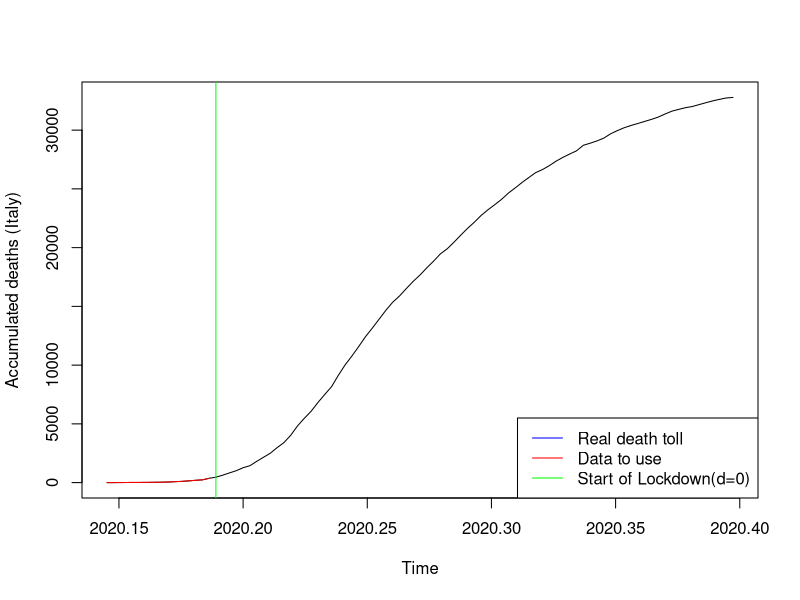
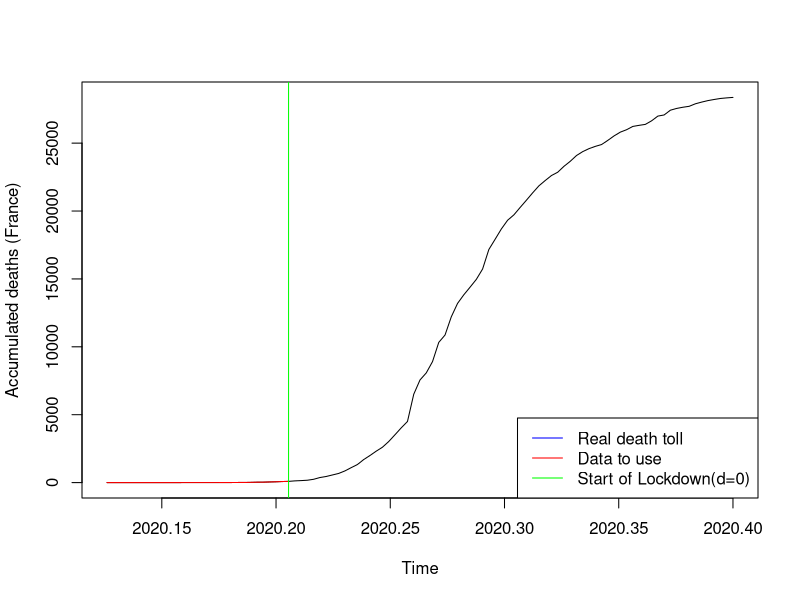
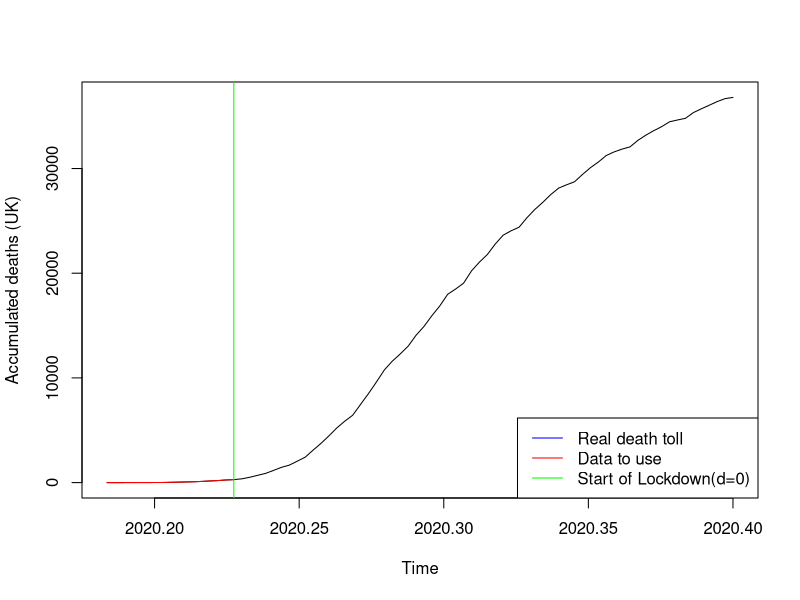
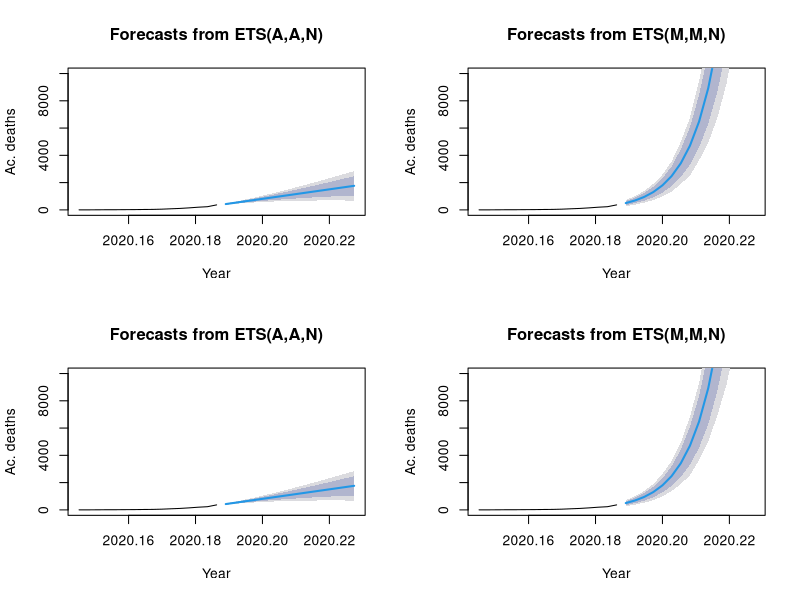
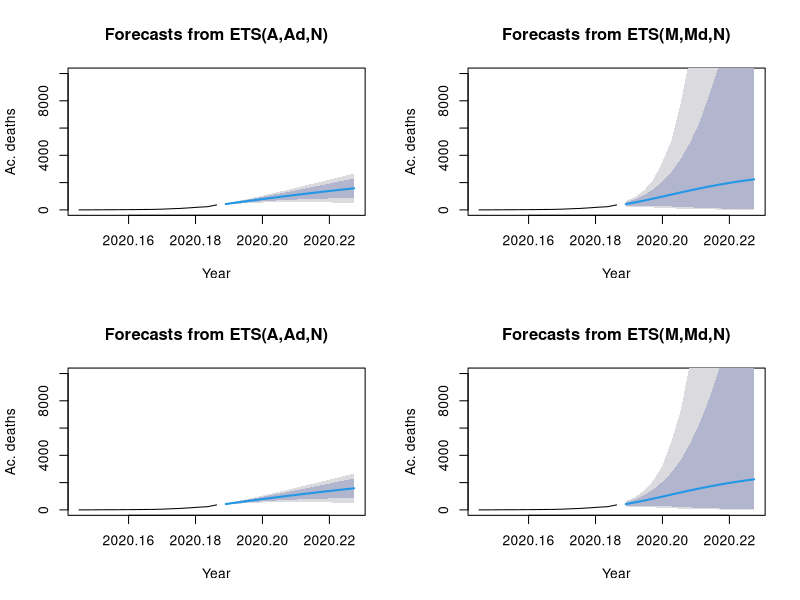
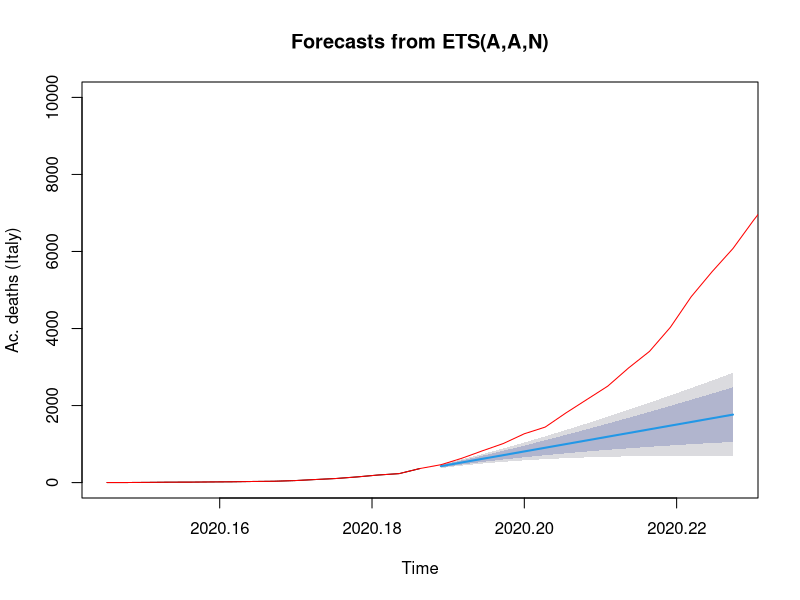
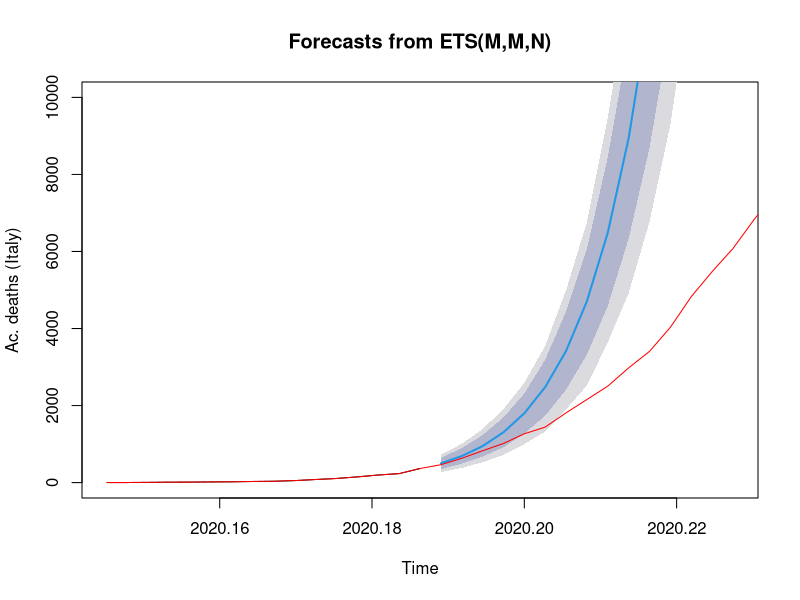
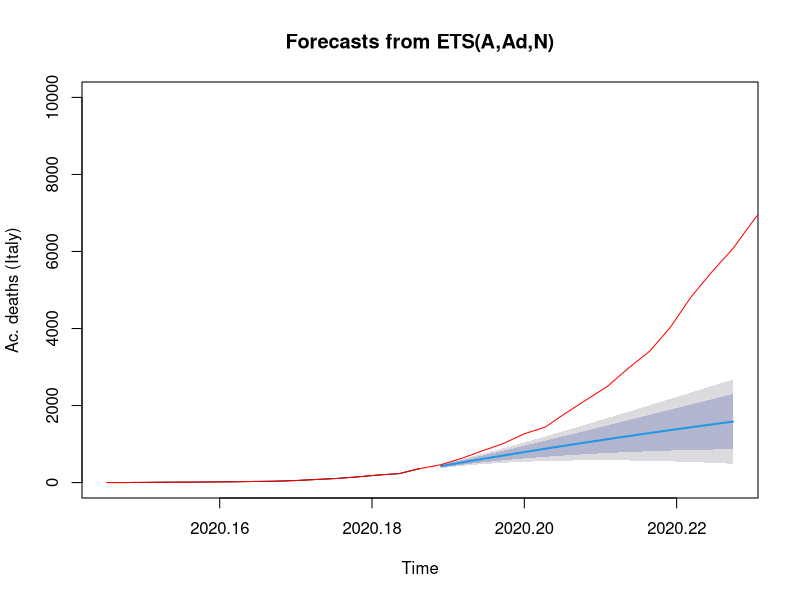

Write R code to recreate these figures, in order.
## ---- chunk 1
covid_data <- read.csv("COVID_data_v3.csv", header=TRUE, sep=",")
#ProjectData <- data.matrix(ProjectData) 
#ProjectData_INITIAL <- ProjectData
## ---- chunk 2
t0_IT=2020+53/365 #day of first casualty
P=15 #predicted days
cIT2_0 <- ts((covid_data$Cdeaths_IT[54:69]),start=t0_IT, frequency=365) #t=0 @ day69. +14d #before it was starting at 45
cIT3 <- ts((covid_data$Cdeaths_IT[54:146]),start=t0_IT, frequency=365)

plot(cIT3, xlab="Time", ylab="Accumulated deaths (Italy)")
lines(cIT2_0, col="red")
abline(v=2020+69/365, col="green")
legend("bottomright", legend=c("Real death toll","Data to use", "Start of Lockdown(d=0)"), col=c("blue", "red","green"), lty=1)
## ---- chunk 3
#French Data
t0_FR <- 2020+46/365
cFRA2_0 <- ts(covid_data$Cdeaths_FRA[46:75],start=t0_FR, frequency=365) #t=0 @ day75, March 15th #before it was starting at 45
cFRA3 <- ts(covid_data$Cdeaths_FRA[46:146],start=t0_FR, frequency=365)

plot(cFRA3, xlab="Time", ylab="Accumulated deaths (France)")
lines(cFRA2_0, col="red")
abline(v=2020+75/365, col="green")
legend("bottomright", legend=c("Real death toll","Data to use", "Start of Lockdown(d=0)"), col=c("blue", "red","green"), lty=1)
## ---- chunk 4
#UK Data

t0_UK=2020+67/365
cUK2_0 <- ts(covid_data$Cdeaths_UK[67:83],start=t0_UK, frequency=365) #t=0 @ day83. +0d
cUK3 <- ts(covid_data$Cdeaths_UK[67:146],start=t0_UK, frequency=365)

plot(cUK3, xlab="Time", ylab="Accumulated deaths (UK)")
lines(cUK2_0, col="red")
abline(v=2020+83/365, col="green")
legend("bottomright", legend=c("Real death toll","Data to use", "Start of Lockdown(d=0)"), col=c("blue", "red","green"), lty=1)


## ---- chunk 5
library(forecast)
#Italy
cIT2_0_AAN <- ets(cIT2_0, model="AAN", damped=FALSE)
cIT2_0_AAZ <- ets(cIT2_0, model="AAZ", damped=FALSE)
cIT2_0_MMN <- ets(cIT2_0, model="MMN", damped=FALSE)
cIT2_0_MMZ <- ets(cIT2_0, model="MMZ", damped=FALSE)

cIT2_0_AAND <- ets(cIT2_0, model="AAN", damped=TRUE)
cIT2_0_AAZD <- ets(cIT2_0, model="AAZ", damped=TRUE)
cIT2_0_MMND <- ets(cIT2_0, model="MMN", damped=TRUE)
cIT2_0_MMZD <- ets(cIT2_0, model="MMZ", damped=TRUE)


# Create their prediction "cones" for 360 months (30 years) into the future with quintile confidence intervals
## ---- chunk 6
cIT2_0_AAN_pred <- forecast(cIT2_0_AAN, h=P, level=c(0.8, 0.95))
cIT2_0_AAZ_pred <- forecast(cIT2_0_AAZ, h=P, level=c(0.8, 0.95))
cIT2_0_MMN_pred <- forecast(cIT2_0_MMN, h=P, level=c(0.8, 0.95))
cIT2_0_MMZ_pred <- forecast(cIT2_0_MMZ, h=P, level=c(0.8, 0.95))

cIT2_0_AAND_pred <- forecast(cIT2_0_AAND, h=P, level=c(0.8, 0.95))
cIT2_0_AAZD_pred <- forecast(cIT2_0_AAZD, h=P, level=c(0.8, 0.95))
cIT2_0_MMND_pred <- forecast(cIT2_0_MMND, h=P, level=c(0.8, 0.95))
cIT2_0_MMZD_pred <- forecast(cIT2_0_MMZD, h=P, level=c(0.8, 0.95))
## ---- chunk 7
cIT2_0_tbats <- tbats(cIT2_0)
cIT2_0_tbats_pred <-forecast(cIT2_0_tbats, h=30, level=c(0.8, 0.95))
## ---- chunk 8
cIT2_0_ARIMA <- auto.arima(cIT2_0,seasonal=FALSE)
cIT2_0_ARIMA_pred <- forecast(cIT2_0_ARIMA,P)
## ---- chunk 9
par(mfrow=c(2,2)) # This command sets the plot window to show 1 row of 4 plots
plot(cIT2_0_AAN_pred, xlab="Year", ylab="Ac. deaths", ylim=c(0,10000))
plot(cIT2_0_MMN_pred, xlab="Year", ylab="Ac. deaths", ylim=c(0,10000))
plot(cIT2_0_AAZ_pred, xlab="Year", ylab="Ac. deaths", ylim=c(0,10000))
plot(cIT2_0_MMZ_pred, xlab="Year", ylab="Ac. deaths", ylim=c(0,10000))

par(mfrow=c(2,2)) # This command sets the plot window to show 1 row of 4 plots
plot(cIT2_0_AAND_pred, xlab="Year", ylab="Ac. deaths", ylim=c(0,10000))
plot(cIT2_0_MMND_pred, xlab="Year", ylab="Ac. deaths", ylim=c(0,10000))
plot(cIT2_0_AAZD_pred, xlab="Year", ylab="Ac. deaths", ylim=c(0,10000))
plot(cIT2_0_MMZD_pred, xlab="Year", ylab="Ac. deaths", ylim=c(0,10000))
## ---- chunk 10
par(mfrow=c(1,1)) # This command sets the plot window to show 1 row of 1 plots
plot(cIT2_0_AAN_pred, xlab="Time", ylab="Ac. deaths (Italy)", ylim=c(0,10000))
lines(cIT3, col="red")

par(mfrow=c(1,1)) # This command sets the plot window to show 1 row of 1 plots
plot(cIT2_0_MMN_pred, xlab="Time", ylab="Ac. deaths (Italy)", ylim=c(0,10000))
lines(cIT3, col="red")

par(mfrow=c(1,1)) # This command sets the plot window to show 1 row of 1 plots
plot(cIT2_0_AAND_pred, xlab="Time", ylab="Ac. deaths (Italy)", ylim=c(0,10000))
lines(cIT3, col="red")

par(mfrow=c(1,1)) # This command sets the plot window to show 1 row of 1 plots
plot(cIT2_0_MMND_pred, xlab="Time", ylab="Ac. deaths (Italy)", ylim=c(0,10000))
lines(cIT3, col="red")
## ---- chunk 11
par(mfrow=c(1,1)) # This command sets the plot window to show 1 row of 1 plots
plot(cIT2_0_tbats_pred, xlab="Time", ylab="Ac. deaths (Italy)")
lines(cIT3, col="red")
## ---- chunk 12
par(mfrow=c(1,1)) # This command sets the plot window to show 1 row of 1 plots
plot(cIT2_0_ARIMA_pred, xlab="Time", ylab="Ac. deaths (Italy)")
lines(cIT3, col="red")


## ---- chunk 13
###
### Comparing models -- Time series Cross Validation (Rolling Horizon Holdout)
###

f_AANF  <- function(y, h) forecast(ets(y, model="AAN"), h = h)
errors_AANF <- tsCV(cIT2_0, f_AANF, h=1, window=15)

f_MMNF<- function(y, h) forecast(ets(y, model="MMN"), h = h)
errors_MMNF <- tsCV(cIT2_0, f_MMNF, h=1, window=15)

f_AAND  <- function(y, h) forecast(ets(y, model="AAN", damped=TRUE), h = h)
errors_AAND <- tsCV(cIT2_0, f_AAND, h=1, window=15)

f_MMND  <- function(y, h) forecast(ets(y, model="MMN", damped=TRUE), h = h)
errors_MMND <- tsCV(cIT2_0, f_MMND, h=1, window=15)

f_TBATS  <- function(y, h) forecast(tbats(y), h = h)
errors_TBATS <- tsCV(cIT2_0, f_TBATS, h=1, window=15)

f_ARIMA  <- function(y, h) forecast(auto.arima(y), h = h)
errors_ARIMA <- tsCV(cIT2_0, f_ARIMA, h=1, window=15)


#par(mfrow=c(1,1)) 
#plot(errors_AANF, ylab='tsCV errors')
#abline(0,0)
#lines(errors_MMNF, col="red")
#lines(errors_AAND, col="green")
#lines(errors_MMND, col="blue")
#lines(errors_TBATS, col="grey")
#lines(errors_ARIMA, col="orange")
#legend("left", legend=c("CV_error_AANF", "CV_error_MMNF","CV_error_AAND","CV_error_MMND", "CV_error_TBATS", "CV_error_ARIMA"), #col=c("black", "red", "green", "blue", "grey", "orange"), lty=1:4)
## ---- chunk 14
mean(abs(errors_AANF/cIT2_0), na.rm=TRUE)*100
mean(abs(errors_MMNF/cIT2_0), na.rm=TRUE)*100
mean(abs(errors_AAND/cIT2_0), na.rm=TRUE)*100
mean(abs(errors_MMND/cIT2_0), na.rm=TRUE)*100
mean(abs(errors_TBATS/cIT2_0), na.rm=TRUE)*100
mean(abs(errors_ARIMA/cIT2_0), na.rm=TRUE)*100

## ---- chunk 15
par(mfrow=c(1,1)) # This command sets the plot window to show 1 row of 1 plots
plot(cIT2_0_MMN_pred, xlab="Time", ylab="Ac. deaths (Italy)", ylim=c(0,10000))
lines(cIT3, col="red")
## ---- chunk 16
library(forecast)
#Italy
cFRA2_0_AAN <- ets(cFRA2_0, model="AAN", damped=FALSE)
cFRA2_0_AAZ <- ets(cFRA2_0, model="AAZ", damped=FALSE)
cFRA2_0_MMN <- ets(cFRA2_0, model="MMN", damped=FALSE)
cFRA2_0_MMZ <- ets(cFRA2_0, model="MMZ", damped=FALSE)

cFRA2_0_AAND <- ets(cFRA2_0, model="AAN", damped=TRUE)
cFRA2_0_AAZD <- ets(cFRA2_0, model="AAZ", damped=TRUE)
cFRA2_0_MMND <- ets(cFRA2_0, model="MMN", damped=TRUE)
cFRA2_0_MMZD <- ets(cFRA2_0, model="MMZ", damped=TRUE)


# Create their prediction "cones" for 360 months (30 years) into the future with quintile confidence intervals
cFRA2_0_AAN_pred <- forecast(cFRA2_0_AAN, h=P, level=c(0.8, 0.95))
cFRA2_0_AAZ_pred <- forecast(cFRA2_0_AAZ, h=P, level=c(0.8, 0.95))
cFRA2_0_MMN_pred <- forecast(cFRA2_0_MMN, h=P, level=c(0.8, 0.95))
cFRA2_0_MMZ_pred <- forecast(cFRA2_0_MMZ, h=P, level=c(0.8, 0.95))

cFRA2_0_AAND_pred <- forecast(cFRA2_0_AAND, h=P, level=c(0.8, 0.95))
cFRA2_0_AAZD_pred <- forecast(cFRA2_0_AAZD, h=P, level=c(0.8, 0.95))
cFRA2_0_MMND_pred <- forecast(cFRA2_0_MMND, h=P, level=c(0.8, 0.95))
cFRA2_0_MMZD_pred <- forecast(cFRA2_0_MMZD, h=P, level=c(0.8, 0.95))

cFRA2_0_tbats <- tbats(cFRA2_0)
cFRA2_0_tbats_pred <-forecast(cFRA2_0_tbats, h=30, level=c(0.8, 0.95))

cFRA2_0_ARIMA <- auto.arima(cFRA2_0,seasonal=FALSE)
cFRA2_0_ARIMA_pred <- forecast(cFRA2_0_ARIMA,P)


#par(mfrow=c(1,1)) # This command sets the plot window to show 1 row of 1 plots
#plot(cFRA2_0_AAN_pred, xlab="Time", ylab="Ac. deaths (FR)", ylim=c(0,10000))
#lines(cFRA3, col="red")

#par(mfrow=c(1,1)) # This command sets the plot window to show 1 row of 1 plots
#plot(cFRA2_0_MMN_pred, xlab="Time", ylab="Ac. deaths (FR)", ylim=c(0,10000))
#lines(cFRA3, col="red")

#par(mfrow=c(1,1)) # This command sets the plot window to show 1 row of 1 plots
#plot(cFRA2_0_AAND_pred, xlab="Time", ylab="Ac. deaths (FR)", ylim=c(0,10000))
#lines(cFRA3, col="red")

#par(mfrow=c(1,1)) # This command sets the plot window to show 1 row of 1 plots
#plot(cFRA2_0_MMND_pred, xlab="Time", ylab="Ac. deaths (FR)", ylim=c(0,10000))
#lines(cFRA3, col="red")

#par(mfrow=c(1,1)) # This command sets the plot window to show 1 row of 1 plots
#plot(cFRA2_0_tbats_pred, xlab="Time", ylab="Ac. deaths (FR)")
#lines(cFRA3, col="red")

#par(mfrow=c(1,1)) # This command sets the plot window to show 1 row of 1 plots
#plot(cFRA2_0_ARIMA_pred, xlab="Time", ylab="Ac. deaths (FR)")
#lines(cFRA3, col="red")


## ---- chunk 17
###
### Comparing models -- Time series Cross Validation (Rolling Horizon Holdout)
###

f_AANF  <- function(y, h) forecast(ets(y, model="AAN"), h = h)
errors_AANF <- tsCV(cFRA2_0, f_AANF, h=1, window=15)

f_MMNF<- function(y, h) forecast(ets(y, model="MMN"), h = h)
errors_MMNF <- tsCV(cFRA2_0, f_MMNF, h=1, window=15)

f_AAND  <- function(y, h) forecast(ets(y, model="AAN", damped=TRUE), h = h)
errors_AAND <- tsCV(cFRA2_0, f_AAND, h=1, window=15)

f_MMND  <- function(y, h) forecast(ets(y, model="MMN", damped=TRUE), h = h)
errors_MMND <- tsCV(cFRA2_0, f_MMND, h=1, window=15)

f_TBATS  <- function(y, h) forecast(tbats(y), h = h)
errors_TBATS <- tsCV(cFRA2_0, f_TBATS, h=1, window=15)

f_ARIMA  <- function(y, h) forecast(auto.arima(y), h = h)
errors_ARIMA <- tsCV(cFRA2_0, f_ARIMA, h=1, window=15)


#par(mfrow=c(1,1)) 
#plot(errors_AANF, ylab='tsCV errors')
#abline(0,0)
#lines(errors_MMNF, col="red")
#lines(errors_AAND, col="green")
#lines(errors_MMND, col="blue")
#lines(errors_TBATS, col="grey")
#lines(errors_ARIMA, col="orange")
#legend("left", legend=c("CV_error_AANF", "CV_error_MMNF","CV_error_AAND","CV_error_MMND", "CV_error_TBATS", "CV_error_ARIMA"), #col=c("black", "red", "green", "blue", "grey", "orange"), lty=1:4)
## ---- chunk 18

mean(abs(errors_AANF/cFRA2_0), na.rm=TRUE)*100
mean(abs(errors_MMNF/cFRA2_0), na.rm=TRUE)*100
mean(abs(errors_AAND/cFRA2_0), na.rm=TRUE)*100
mean(abs(errors_MMND/cFRA2_0), na.rm=TRUE)*100
mean(abs(errors_TBATS/cFRA2_0), na.rm=TRUE)*100
mean(abs(errors_ARIMA/cFRA2_0), na.rm=TRUE)*100

## ---- chunk 19
par(mfrow=c(1,1)) # This command sets the plot window to show 1 row of 1 plots
plot(cFRA2_0_tbats_pred, xlab="Time", ylab="Ac. deaths (FR)", ylim=c(0,10000))
lines(cFRA3, col="red")
## ---- chunk 20
library(forecast)
#Italy
cUK2_0_AAN <- ets(cUK2_0, model="AAN", damped=FALSE)
cUK2_0_AAZ <- ets(cUK2_0, model="AAZ", damped=FALSE)
cUK2_0_MMN <- ets(cUK2_0, model="MMN", damped=FALSE)
cUK2_0_MMZ <- ets(cUK2_0, model="MMZ", damped=FALSE)

cUK2_0_AAND <- ets(cUK2_0, model="AAN", damped=TRUE)
cUK2_0_AAZD <- ets(cUK2_0, model="AAZ", damped=TRUE)
cUK2_0_MMND <- ets(cUK2_0, model="MMN", damped=TRUE)
cUK2_0_MMZD <- ets(cUK2_0, model="MMZ", damped=TRUE)


# Create their prediction "cones" for 360 months (30 years) into the future with quintile confidence intervals
cUK2_0_AAN_pred <- forecast(cUK2_0_AAN, h=P, level=c(0.8, 0.95))
cUK2_0_AAZ_pred <- forecast(cUK2_0_AAZ, h=P, level=c(0.8, 0.95))
cUK2_0_MMN_pred <- forecast(cUK2_0_MMN, h=P, level=c(0.8, 0.95))
cUK2_0_MMZ_pred <- forecast(cUK2_0_MMZ, h=P, level=c(0.8, 0.95))

cUK2_0_AAND_pred <- forecast(cUK2_0_AAND, h=P, level=c(0.8, 0.95))
cUK2_0_AAZD_pred <- forecast(cUK2_0_AAZD, h=P, level=c(0.8, 0.95))
cUK2_0_MMND_pred <- forecast(cUK2_0_MMND, h=P, level=c(0.8, 0.95))
cUK2_0_MMZD_pred <- forecast(cUK2_0_MMZD, h=P, level=c(0.8, 0.95))

cUK2_0_tbats <- tbats(cUK2_0)
cUK2_0_tbats_pred <-forecast(cUK2_0_tbats, h=30, level=c(0.8, 0.95))

cUK2_0_ARIMA <- auto.arima(cUK2_0,seasonal=FALSE)
cUK2_0_ARIMA_pred <- forecast(cUK2_0_ARIMA,P)

#par(mfrow=c(2,2)) # This command sets the plot window to show 1 row of 4 plots
#plot(cUK2_0_AAN_pred, xlab="Year", ylab="Ac. deaths", ylim=c(0,10000))
#plot(cUK2_0_MMN_pred, xlab="Year", ylab="Ac. deaths", ylim=c(0,10000))
#plot(cUK2_0_AAZ_pred, xlab="Year", ylab="Ac. deaths", ylim=c(0,10000))
#plot(cUK2_0_MMZ_pred, xlab="Year", ylab="Ac. deaths", ylim=c(0,10000))

#par(mfrow=c(2,2)) # This command sets the plot window to show 1 row of 4 plots
#plot(cUK2_0_AAND_pred, xlab="Year", ylab="Ac. deaths", ylim=c(0,10000))
#plot(cUK2_0_MMND_pred, xlab="Year", ylab="Ac. deaths", ylim=c(0,10000))
#plot(cUK2_0_AAZD_pred, xlab="Year", ylab="Ac. deaths", ylim=c(0,10000))
#plot(cUK2_0_MMZD_pred, xlab="Year", ylab="Ac. deaths", ylim=c(0,10000))

#par(mfrow=c(1,1)) # This command sets the plot window to show 1 row of 1 plots
#plot(cUK2_0_AAN_pred, xlab="Time", ylab="Ac. deaths (UK)", ylim=c(0,10000))
#lines(cUK3, col="red")

#par(mfrow=c(1,1)) # This command sets the plot window to show 1 row of 1 plots
#plot(cUK2_0_MMN_pred, xlab="Time", ylab="Ac. deaths (UK)", ylim=c(0,10000))
#lines(cUK3, col="red")

#par(mfrow=c(1,1)) # This command sets the plot window to show 1 row of 1 plots
#plot(cUK2_0_AAND_pred, xlab="Time", ylab="Ac. deaths (UK)", ylim=c(0,10000))
#lines(cUK3, col="red")

#par(mfrow=c(1,1)) # This command sets the plot window to show 1 row of 1 plots
#plot(cUK2_0_MMND_pred, xlab="Time", ylab="Ac. deaths (UK)", ylim=c(0,10000))
#lines(cUK3, col="red")

#par(mfrow=c(1,1)) # This command sets the plot window to show 1 row of 1 plots
#plot(cUK2_0_tbats_pred, xlab="Time", ylab="Ac. deaths (UK)")
#lines(cUK3, col="red")

#par(mfrow=c(1,1)) # This command sets the plot window to show 1 row of 1 plots
#plot(cUK2_0_ARIMA_pred, xlab="Time", ylab="Ac. deaths (UK)")
#lines(cUK3, col="red")


## ---- chunk 21
###
### Comparing models -- Time series Cross Validation (Rolling Horizon Holdout)
###

f_AANF  <- function(y, h) forecast(ets(y, model="AAN"), h = h)
errors_AANF <- tsCV(cUK2_0, f_AANF, h=1, window=15)

f_MMNF<- function(y, h) forecast(ets(y, model="MMN"), h = h)
errors_MMNF <- tsCV(cUK2_0, f_MMNF, h=1, window=15)

f_AAND  <- function(y, h) forecast(ets(y, model="AAN", damped=TRUE), h = h)
errors_AAND <- tsCV(cUK2_0, f_AAND, h=1, window=15)

f_MMND  <- function(y, h) forecast(ets(y, model="MMN", damped=TRUE), h = h)
errors_MMND <- tsCV(cUK2_0, f_MMND, h=1, window=15)

f_TBATS  <- function(y, h) forecast(tbats(y), h = h)
errors_TBATS <- tsCV(cUK2_0, f_TBATS, h=1, window=15)

f_ARIMA  <- function(y, h) forecast(auto.arima(y), h = h)
errors_ARIMA <- tsCV(cUK2_0, f_ARIMA, h=1, window=15)


#par(mfrow=c(1,1)) 
#plot(errors_AANF, ylab='tsCV errors')
#abline(0,0)
#lines(errors_MMNF, col="red")
#lines(errors_AAND, col="green")
#lines(errors_MMND, col="blue")
#lines(errors_TBATS, col="grey")
#lines(errors_ARIMA, col="orange")
#legend("left", legend=c("CV_error_AANF", "CV_error_MMNF","CV_error_AAND","CV_error_MMND", "CV_error_TBATS", "CV_error_ARIMA"), #col=c("black", "red", "green", "blue", "grey", "orange"), lty=1:4)
## ---- chunk 22

mean(abs(errors_AANF/cUK2_0), na.rm=TRUE)*100
mean(abs(errors_MMNF/cUK2_0), na.rm=TRUE)*100
mean(abs(errors_AAND/cUK2_0), na.rm=TRUE)*100
mean(abs(errors_MMND/cUK2_0), na.rm=TRUE)*100
mean(abs(errors_TBATS/cUK2_0), na.rm=TRUE)*100
mean(abs(errors_ARIMA/cUK2_0), na.rm=TRUE)*100

## ---- chunk 23
par(mfrow=c(1,1)) # This command sets the plot window to show 1 row of 1 plots
plot(cUK2_0_tbats_pred, xlab="Time", ylab="Ac. deaths (UK)", ylim=c(0,10000))
lines(cUK3, col="red")
## ---- chunk 24

library(forecast)

####################
###ITALY ANALYSIS###
####################

#covid_data<-read.csv(file.choose(), header=TRUE, sep=",")

t0=2020+53/365
P=15 #predicted days
#FRA <- ts(covid_data$deaths_IT,start=0, frequency=1)
cIT <- ts(covid_data$Cdeaths_IT,start=0, frequency=1)
cIT_14 <- ts(covid_data$Cdeaths_IT[54:83],start=t0, frequency=365) #t=0 @ day69. +14d #before it was starting at 45
cIT_F <- ts(covid_data$Cdeaths_IT[54:148],start=t0, frequency=365)   # a supprimer 

#plot(cIT_F)
#lines(cIT_14, col="red")

cIT_14_AAN <- ets(cIT_14, model="AAN", damped=FALSE)
cIT_14_AAZ <- ets(cIT_14, model="AAZ", damped=FALSE)
cIT_14_MMN <- ets(cIT_14, model="MMN", damped=FALSE)
cIT_14_MMZ <- ets(cIT_14, model="MMZ", damped=FALSE)

cIT_14_AAND <- ets(cIT_14, model="AAN", damped=TRUE)
cIT_14_AAZD <- ets(cIT_14, model="AAZ", damped=TRUE)
cIT_14_MMND <- ets(cIT_14, model="MMN", damped=TRUE)
cIT_14_MMZD <- ets(cIT_14, model="MMZ", damped=TRUE)

# Create their prediction "cones" for 360 months (30 years) into the future with quintile confidence intervals
cIT_14_AAN_pred <- forecast(cIT_14_AAN, h=30, level=c(0.8, 0.95))
cIT_14_AAZ_pred <- forecast(cIT_14_AAZ, h=30, level=c(0.8, 0.95))
cIT_14_MMN_pred <- forecast(cIT_14_MMN, h=30, level=c(0.8, 0.95))
cIT_14_MMZ_pred <- forecast(cIT_14_MMZ, h=30, level=c(0.8, 0.95))

cIT_14_AAND_pred <- forecast(cIT_14_AAND, h=30, level=c(0.8, 0.95))
cIT_14_AAZD_pred <- forecast(cIT_14_AAZD, h=30, level=c(0.8, 0.95))
cIT_14_MMND_pred <- forecast(cIT_14_MMND, h=30, level=c(0.8, 0.95))
cIT_14_MMZD_pred <- forecast(cIT_14_MMZD, h=30, level=c(0.8, 0.95))

cIT_14_tbats <- tbats(cIT_14)
cIT_14_tbats_pred <-forecast(cIT_14_tbats, h=30, level=c(0.8, 0.95))
par(mfrow=c(1,1))

cIT_14_ARIMA <- auto.arima(cIT_14,seasonal=FALSE)
cIT_14_ARIMA_pred <- forecast(cIT_14_ARIMA,30)

#par(mfrow=c(3,2)) # This command sets the plot window to show 1 row of 4 plots
#plot(cIT_14_AAN_pred, xlab="Year", ylab="Acummulated deaths", ylim=c(0,100000))
#lines(cIT_F, col="red")
#plot(cIT_14_MMN_pred, xlab="Year", ylab="Acummulated deaths", ylim=c(0,100000))
#lines(cIT_F, col="red")
#plot(cIT_14_AAND_pred, xlab="Year", ylab="Acummulated deaths", ylim=c(0,100000))
#lines(cIT_F, col="red")
#plot(cIT_14_MMND_pred, xlab="Year", ylab="Acummulated deaths", ylim=c(0,100000))
#lines(cIT_F, col="red")
#plot(cIT_14_tbats_pred, xlab="Year", ylab="Predicted Electric Rate", ylim=c(0,100000))
#lines(cIT_F, col="red")
#plot(cIT_14_ARIMA_pred, ylim=c(0,100000))
#lines(cIT_F, col="red")

###
### Comparing models -- Time series Cross Validation (Rolling Horizon Holdout)
###

f_AANF  <- function(y, h) forecast(ets(y, model="AAN"), h = h)
errors_AANF <- tsCV(cIT_14, f_AANF, h=1, window=15)

f_MMNF<- function(y, h) forecast(ets(y, model="MMN"), h = h)
errors_MMNF <- tsCV(cIT_14, f_MMNF, h=1, window=15)

f_AAND  <- function(y, h) forecast(ets(y, model="AAN", damped=TRUE), h = h)
errors_AAND <- tsCV(cIT_14, f_AAND, h=1, window=15)

f_MMND  <- function(y, h) forecast(ets(y, model="MMN", damped=TRUE), h = h)
errors_MMND <- tsCV(cIT_14, f_MMND, h=1, window=15)

f_TBATS  <- function(y, h) forecast(tbats(y), h = h)
errors_TBATS <- tsCV(cIT_14, f_TBATS, h=1, window=15)

f_ARIMA  <- function(y, h) forecast(auto.arima(y), h = h)
errors_ARIMA <- tsCV(cIT_14, f_ARIMA, h=1, window=15)


#par(mfrow=c(1,1)) 
#plot(errors_AANF, ylab='tsCV errors')
#abline(0,0)
#lines(errors_MMNF, col="red")
#lines(errors_AAND, col="green")
#lines(errors_MMND, col="blue")
#lines(errors_TBATS, col="grey")
#lines(errors_ARIMA, col="orange")
#legend("left", legend=c("CV_error_AANF", "CV_error_MMNF","CV_error_AAND","CV_error_MMND", "CV_error_TBATS", "CV_error_ARIMA"), col=c("black", "red", "green", "blue", "grey", "orange"), lty=1:4)

#mean(abs(errors_AANF/cIT_14), na.rm=TRUE)*100
#mean(abs(errors_MMNF/cIT_14), na.rm=TRUE)*100
#mean(abs(errors_AAND/cIT_14), na.rm=TRUE)*100
#mean(abs(errors_MMND/cIT_14), na.rm=TRUE)*100
#mean(abs(errors_TBATS/cIT_14), na.rm=TRUE)*100
#mean(abs(errors_ARIMA/cIT_14), na.rm=TRUE)*100
## ---- chunk 25

# Print the mean and confidence intervals for the MMZ model
# cIT_14_MMND_pred

# Export the results out
write.csv(cIT_14_MMND_pred, file = "IT no lockdown+14d (MMND) .csv") # export the selected model's predictions into a CSV file

plot(cIT_14_MMND_pred, xlab="Year", ylab="Italy Acummulated deaths", ylim=c(0,250000))
lines(cIT_F, col="red")
abline(v=2020+69/365, col="green")
legend("left", legend=c("Best fitted model","Real death toll", "Start of Lockdown"), col=c("blue", "red","green"), lty=1)


## ---- chunk 26
#####################
###France ANALYSIS###
####################


t0=2020+53/365
#P=15 #predicted days, à supprimer? 
#cFRA <- ts(covid_data$Cdeaths_IT,start=0, frequency=1)
cFRA_14 <- ts(covid_data$Cdeaths_IT[58:89],start=t0, frequency=365) #t=0 @ day75. +14d 
cFRA_F <- ts(covid_data$Cdeaths_IT[58:148],start=t0, frequency=365)   # a supprimer?

#plot(cFRA_F)
#lines(cFRA_14, col="red")

cFRA_14_AAN <- ets(cFRA_14, model="AAN", damped=FALSE)
cFRA_14_AAZ <- ets(cFRA_14, model="AAZ", damped=FALSE)
cFRA_14_MMN <- ets(cFRA_14, model="MMN", damped=FALSE)
cFRA_14_MMZ <- ets(cFRA_14, model="MMZ", damped=FALSE)

cFRA_14_AAND <- ets(cFRA_14, model="AAN", damped=TRUE)
cFRA_14_AAZD <- ets(cFRA_14, model="AAZ", damped=TRUE)
cFRA_14_MMND <- ets(cFRA_14, model="MMN", damped=TRUE)
cFRA_14_MMZD <- ets(cFRA_14, model="MMZ", damped=TRUE)

# Create their prediction "cones" for 360 months (30 years) into the future with quintile confidence intervals
cFRA_14_AAN_pred <- forecast(cFRA_14_AAN, h=30, level=c(0.8, 0.95))
cFRA_14_AAZ_pred <- forecast(cFRA_14_AAZ, h=30, level=c(0.8, 0.95))
cFRA_14_MMN_pred <- forecast(cFRA_14_MMN, h=30, level=c(0.8, 0.95))
cFRA_14_MMZ_pred <- forecast(cFRA_14_MMZ, h=30, level=c(0.8, 0.95))

cFRA_14_AAND_pred <- forecast(cFRA_14_AAND, h=30, level=c(0.8, 0.95))
cFRA_14_AAZD_pred <- forecast(cFRA_14_AAZD, h=30, level=c(0.8, 0.95))
cFRA_14_MMND_pred <- forecast(cFRA_14_MMND, h=30, level=c(0.8, 0.95))
cFRA_14_MMZD_pred <- forecast(cFRA_14_MMZD, h=30, level=c(0.8, 0.95))

cFRA_14_tbats <- tbats(cFRA_14)
cFRA_14_tbats_pred <-forecast(cFRA_14_tbats, h=30, level=c(0.8, 0.95))
par(mfrow=c(1,1))
#plot(cFRA_14_tbats_pred, xlab="Year", ylab="Predicted Electric Rate")
#lines(cFRA_F, col="red")

cFRA_14_ARIMA <- auto.arima(cFRA_14,seasonal=FALSE)
cFRA_14_ARIMA_pred <- forecast(cFRA_14_ARIMA,30)
#plot(cFRA_14_ARIMA_pred)
#lines(cFRA_F, col="red")

#par(mfrow=c(3,2)) # This command sets the plot window to show 1 row of 4 plots
#plot(cFRA_14_AAN_pred, xlab="Year", ylab="Acummulated deaths", ylim=c(0,100000))
#lines(cFRA_F, col="red")
#plot(cFRA_14_MMN_pred, xlab="Year", ylab="Acummulated deaths", ylim=c(0,100000))
#lines(cFRA_F, col="red")
#plot(cFRA_14_AAND_pred, xlab="Year", ylab="Acummulated deaths", ylim=c(0,100000))
#lines(cFRA_F, col="red")
#plot(cFRA_14_MMND_pred, xlab="Year", ylab="Acummulated deaths", ylim=c(0,100000))
#lines(cFRA_F, col="red")
#plot(cFRA_14_tbats_pred, xlab="Year", ylab="Predicted Electric Rate", ylim=c(0,100000))
#lines(cFRA_F, col="red")
#plot(cFRA_14_ARIMA_pred, ylim=c(0,100000))
#lines(cFRA_F, col="red")

###
### Comparing models -- Time series Cross Validation (Rolling Horizon Holdout)
###

f_AANF  <- function(y, h) forecast(ets(y, model="AAN"), h = h)
errors_AANF <- tsCV(cFRA_14, f_AANF, h=1, window=10)

f_MMNF<- function(y, h) forecast(ets(y, model="MMN"), h = h)
errors_MMNF <- tsCV(cFRA_14, f_MMNF, h=1, window=10)

f_AAND  <- function(y, h) forecast(ets(y, model="AAN", damped=TRUE), h = h)
errors_AAND <- tsCV(cFRA_14, f_AAND, h=1, window=10)

f_MMND  <- function(y, h) forecast(ets(y, model="MMN", damped=TRUE), h = h)
errors_MMND <- tsCV(cFRA_14, f_MMND, h=1, window=10)

f_TBATS  <- function(y, h) forecast(tbats(y), h = h)
errors_TBATS <- tsCV(cFRA_14, f_TBATS, h=1, window=10)

f_ARIMA  <- function(y, h) forecast(auto.arima(y), h = h)
errors_ARIMA <- tsCV(cFRA_14, f_ARIMA, h=1, window=10)


#par(mfrow=c(1,1)) 
#plot(errors_AANF, ylab='tsCV errors')
#abline(0,0)
#lines(errors_MMNF, col="red")
#lines(errors_AAND, col="green")
#lines(errors_MMND, col="blue")
#lines(errors_TBATS, col="grey")
#lines(errors_ARIMA, col="orange")
#legend("left", legend=c("CV_error_AANF", "CV_error_MMNF","CV_error_AAND","CV_error_MMND", "CV_error_TBATS", "CV_error_ARIMA"), col=c("black", "red", "green", "blue", "grey", "orange"), lty=1:4)

#mean(abs(errors_AANF/cFRA_14), na.rm=TRUE)*100
#mean(abs(errors_MMNF/cFRA_14), na.rm=TRUE)*100
#mean(abs(errors_AAND/cFRA_14), na.rm=TRUE)*100
#mean(abs(errors_MMND/cFRA_14), na.rm=TRUE)*100
#mean(abs(errors_TBATS/cFRA_14), na.rm=TRUE)*100
#mean(abs(errors_ARIMA/cFRA_14), na.rm=TRUE)*100

## ---- chunk 27


# Print the mean and confidence intervals for the MMZ model
# cFRA_14_tbats_pred

# Export the results out
write.csv(cFRA_14_tbats_pred, file = "FRA no lockdown+14d (MMND) .csv") # export the selected model's predictions into a CSV file

plot(cFRA_14_tbats_pred, xlab="Year", ylab="France Acummulated deaths", ylim=c(0,250000))
lines(cFRA_F, col="red")
abline(v=2020+69/365, col="green")
legend("left", legend=c("Best fitted model","Real death toll", "Start of Lockdown"), col=c("blue", "red","green"), lty=1)



## ---- chunk 28
#######################
#####UK Analysis#######
#######################


t0=2020+53/365
#P=15 #predicted days, à supprimer? 
#cUK <- ts(covid_data$Cdeaths_IT,start=0, frequency=1)
cUK_14 <- ts(covid_data$Cdeaths_IT[68:98],start=t0, frequency=365) #t=0 @ day84. +14d 
cUK_F <- ts(covid_data$Cdeaths_IT[68:148],start=t0, frequency=365)   # a supprimer?

#plot(cUK_F)
#lines(cUK_14, col="red")

cUK_14_AAN <- ets(cUK_14, model="AAN", damped=FALSE)
cUK_14_AAZ <- ets(cUK_14, model="AAZ", damped=FALSE)
cUK_14_MMN <- ets(cUK_14, model="MMN", damped=FALSE)
cUK_14_MMZ <- ets(cUK_14, model="MMZ", damped=FALSE)

cUK_14_AAND <- ets(cUK_14, model="AAN", damped=TRUE)
cUK_14_AAZD <- ets(cUK_14, model="AAZ", damped=TRUE)
cUK_14_MMND <- ets(cUK_14, model="MMN", damped=TRUE)
cUK_14_MMZD <- ets(cUK_14, model="MMZ", damped=TRUE)

# Create their prediction "cones" for 360 months (30 years) into the future with quintile confidence intervals
cUK_14_AAN_pred <- forecast(cUK_14_AAN, h=30, level=c(0.8, 0.95))
cUK_14_AAZ_pred <- forecast(cUK_14_AAZ, h=30, level=c(0.8, 0.95))
cUK_14_MMN_pred <- forecast(cUK_14_MMN, h=30, level=c(0.8, 0.95))
cUK_14_MMZ_pred <- forecast(cUK_14_MMZ, h=30, level=c(0.8, 0.95))

cUK_14_AAND_pred <- forecast(cUK_14_AAND, h=30, level=c(0.8, 0.95))
cUK_14_AAZD_pred <- forecast(cUK_14_AAZD, h=30, level=c(0.8, 0.95))
cUK_14_MMND_pred <- forecast(cUK_14_MMND, h=30, level=c(0.8, 0.95))
cUK_14_MMZD_pred <- forecast(cUK_14_MMZD, h=30, level=c(0.8, 0.95))

cUK_14_tbats <- tbats(cUK_14)
cUK_14_tbats_pred <-forecast(cUK_14_tbats, h=30, level=c(0.8, 0.95))


cUK_14_ARIMA <- auto.arima(cUK_14,seasonal=FALSE)
cUK_14_ARIMA_pred <- forecast(cUK_14_ARIMA,30)


#par(mfrow=c(3,2)) # This command sets the plot window to show 1 row of 4 plots
#plot(cUK_14_AAN_pred, xlab="Year", ylab="Acummulated deaths", ylim=c(0,100000))
#lines(cUK_F, col="red")
#plot(cUK_14_MMN_pred, xlab="Year", ylab="Acummulated deaths", ylim=c(0,100000))
#lines(cUK_F, col="red")
#plot(cUK_14_AAND_pred, xlab="Year", ylab="Acummulated deaths", ylim=c(0,100000))
#lines(cUK_F, col="red")
#plot(cUK_14_MMND_pred, xlab="Year", ylab="Acummulated deaths", ylim=c(0,100000))
#lines(cUK_F, col="red")
#plot(cUK_14_tbats_pred, xlab="Year", ylab="Predicted Electric Rate", ylim=c(0,100000))
#lines(cUK_F, col="red")
#plot(cUK_14_ARIMA_pred, ylim=c(0,100000))
#lines(cUK_F, col="red")

###
### Comparing models -- Time series Cross Validation (Rolling Horizon Holdout)
###

f_AANF  <- function(y, h) forecast(ets(y, model="AAN"), h = h)
errors_AANF <- tsCV(cUK_14, f_AANF, h=1, window=10)

f_MMNF<- function(y, h) forecast(ets(y, model="MMN"), h = h)
errors_MMNF <- tsCV(cUK_14, f_MMNF, h=1, window=10)

f_AAND  <- function(y, h) forecast(ets(y, model="AAN", damped=TRUE), h = h)
errors_AAND <- tsCV(cUK_14, f_AAND, h=1, window=10)

f_MMND  <- function(y, h) forecast(ets(y, model="MMN", damped=TRUE), h = h)
errors_MMND <- tsCV(cUK_14, f_MMND, h=1, window=10)

f_TBATS  <- function(y, h) forecast(tbats(y), h = h)
errors_TBATS <- tsCV(cUK_14, f_TBATS, h=1, window=10)

f_ARIMA  <- function(y, h) forecast(auto.arima(y), h = h)
errors_ARIMA <- tsCV(cUK_14, f_ARIMA, h=1, window=10)


#par(mfrow=c(1,1)) 
#plot(errors_AANF, ylab='tsCV errors')
#abline(0,0)
#lines(errors_MMNF, col="red")
#lines(errors_AAND, col="green")
#lines(errors_MMND, col="blue")
#lines(errors_TBATS, col="grey")
#lines(errors_ARIMA, col="orange")
#legend("left", legend=c("CV_error_AANF", "CV_error_MMNF","CV_error_AAND","CV_error_MMND", "CV_error_TBATS", "CV_error_ARIMA"), col=c("black", "red", "green", "blue", "grey", "orange"), lty=1:4)

#mean(abs(errors_AANF/cUK_14), na.rm=TRUE)*100
#mean(abs(errors_MMNF/cUK_14), na.rm=TRUE)*100
#mean(abs(errors_AAND/cUK_14), na.rm=TRUE)*100
#mean(abs(errors_MMND/cUK_14), na.rm=TRUE)*100
#mean(abs(errors_TBATS/cUK_14), na.rm=TRUE)*100
#mean(abs(errors_ARIMA/cUK_14), na.rm=TRUE)*100

## ---- chunk 29


# Print the mean and confidence intervals for the MMZ model
# cUK_14_ARIMA_pred

# Export the results out
write.csv(cUK_14_ARIMA_pred, file = "UK no lockdown+14d (MMND) .csv") # export the selected model's predictions into a CSV file

plot(cUK_14_ARIMA_pred, xlab="Year", ylab="UK Acummulated deaths", ylim=c(0,250000))
lines(cUK_F, col="red")
abline(v=2020+69/365, col="green")
legend("left", legend=c("Best fitted model","Real death toll", "Start of Lockdown"), col=c("blue", "red","green"), lty=1)
